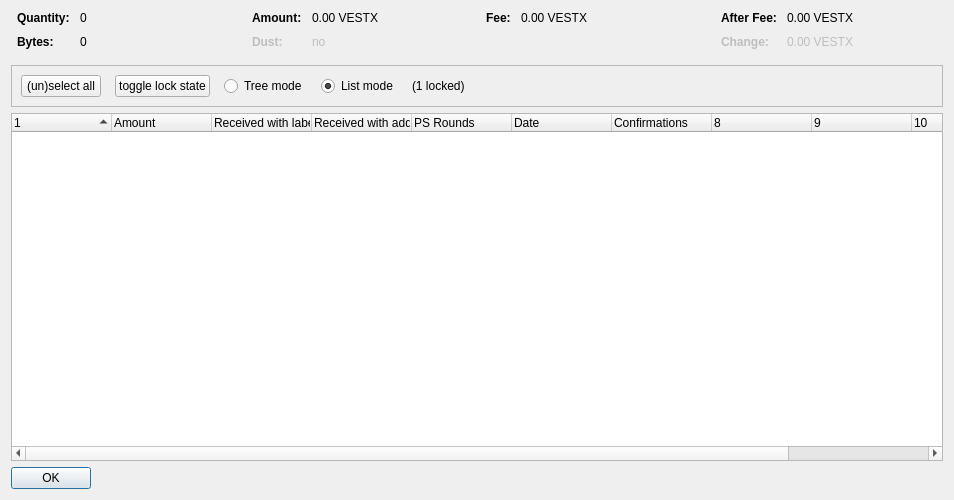
<?xml version="1.0" encoding="UTF-8"?>
<ui version="4.0">
 <class>CoinControlDialog</class>
 <widget class="QDialog" name="CoinControlDialog">
  <property name="geometry">
   <rect>
    <x>0</x>
    <y>0</y>
    <width>954</width>
    <height>500</height>
   </rect>
  </property>
  <property name="windowTitle">
   <string>Coin Selection</string>
  </property>
  <layout class="QVBoxLayout" name="verticalLayout">
   <item>
    <layout class="QHBoxLayout" name="horizontalLayoutTop" stretch="0,0,0,0">
     <property name="topMargin">
      <number>0</number>
     </property>
     <property name="bottomMargin">
      <number>10</number>
     </property>
     <item>
      <layout class="QFormLayout" name="formLayoutCoinControl1">
       <property name="horizontalSpacing">
        <number>10</number>
       </property>
       <property name="verticalSpacing">
        <number>10</number>
       </property>
       <property name="leftMargin">
        <number>6</number>
       </property>
       <property name="rightMargin">
        <number>6</number>
       </property>
       <item row="0" column="0">
        <widget class="QLabel" name="labelCoinControlQuantityText">
         <property name="font">
          <font>
           <weight>75</weight>
           <bold>true</bold>
          </font>
         </property>
         <property name="text">
          <string>Quantity:</string>
         </property>
        </widget>
       </item>
       <item row="0" column="1">
        <widget class="QLabel" name="labelCoinControlQuantity">
         <property name="cursor">
          <cursorShape>IBeamCursor</cursorShape>
         </property>
         <property name="contextMenuPolicy">
          <enum>Qt::ActionsContextMenu</enum>
         </property>
         <property name="text">
          <string notr="true">0</string>
         </property>
         <property name="textInteractionFlags">
          <set>Qt::LinksAccessibleByMouse|Qt::TextSelectableByKeyboard|Qt::TextSelectableByMouse</set>
         </property>
        </widget>
       </item>
       <item row="1" column="0">
        <widget class="QLabel" name="labelCoinControlBytesText">
         <property name="font">
          <font>
           <weight>75</weight>
           <bold>true</bold>
          </font>
         </property>
         <property name="text">
          <string>Bytes:</string>
         </property>
        </widget>
       </item>
       <item row="1" column="1">
        <widget class="QLabel" name="labelCoinControlBytes">
         <property name="cursor">
          <cursorShape>IBeamCursor</cursorShape>
         </property>
         <property name="contextMenuPolicy">
          <enum>Qt::ActionsContextMenu</enum>
         </property>
         <property name="text">
          <string notr="true">0</string>
         </property>
         <property name="textInteractionFlags">
          <set>Qt::LinksAccessibleByMouse|Qt::TextSelectableByKeyboard|Qt::TextSelectableByMouse</set>
         </property>
        </widget>
       </item>
      </layout>
     </item>
     <item>
      <layout class="QFormLayout" name="formLayoutCoinControl2">
       <property name="horizontalSpacing">
        <number>10</number>
       </property>
       <property name="verticalSpacing">
        <number>10</number>
       </property>
       <property name="leftMargin">
        <number>6</number>
       </property>
       <property name="rightMargin">
        <number>6</number>
       </property>
       <item row="0" column="0">
        <widget class="QLabel" name="labelCoinControlAmountText">
         <property name="font">
          <font>
           <weight>75</weight>
           <bold>true</bold>
          </font>
         </property>
         <property name="text">
          <string>Amount:</string>
         </property>
        </widget>
       </item>
       <item row="0" column="1">
        <widget class="QLabel" name="labelCoinControlAmount">
         <property name="cursor">
          <cursorShape>IBeamCursor</cursorShape>
         </property>
         <property name="contextMenuPolicy">
          <enum>Qt::ActionsContextMenu</enum>
         </property>
         <property name="text">
          <string notr="true">0.00 VESTX</string>
         </property>
         <property name="textInteractionFlags">
          <set>Qt::LinksAccessibleByMouse|Qt::TextSelectableByKeyboard|Qt::TextSelectableByMouse</set>
         </property>
        </widget>
       </item>
       <item row="1" column="0">
        <widget class="QLabel" name="labelCoinControlLowOutputText">
         <property name="enabled">
          <bool>false</bool>
         </property>
         <property name="font">
          <font>
           <weight>75</weight>
           <bold>true</bold>
          </font>
         </property>
         <property name="text">
          <string>Dust:</string>
         </property>
        </widget>
       </item>
       <item row="1" column="1">
        <widget class="QLabel" name="labelCoinControlLowOutput">
         <property name="enabled">
          <bool>false</bool>
         </property>
         <property name="cursor">
          <cursorShape>IBeamCursor</cursorShape>
         </property>
         <property name="contextMenuPolicy">
          <enum>Qt::ActionsContextMenu</enum>
         </property>
         <property name="text">
          <string notr="true">no</string>
         </property>
         <property name="textInteractionFlags">
          <set>Qt::LinksAccessibleByMouse|Qt::TextSelectableByKeyboard|Qt::TextSelectableByMouse</set>
         </property>
        </widget>
       </item>
      </layout>
     </item>
     <item>
      <layout class="QFormLayout" name="formLayoutCoinControl3">
       <property name="horizontalSpacing">
        <number>10</number>
       </property>
       <property name="verticalSpacing">
        <number>10</number>
       </property>
       <property name="leftMargin">
        <number>6</number>
       </property>
       <property name="rightMargin">
        <number>6</number>
       </property>
       <item row="0" column="0">
        <widget class="QLabel" name="labelCoinControlFeeText">
         <property name="font">
          <font>
           <weight>75</weight>
           <bold>true</bold>
          </font>
         </property>
         <property name="text">
          <string>Fee:</string>
         </property>
        </widget>
       </item>
       <item row="0" column="1">
        <widget class="QLabel" name="labelCoinControlFee">
         <property name="cursor">
          <cursorShape>IBeamCursor</cursorShape>
         </property>
         <property name="contextMenuPolicy">
          <enum>Qt::ActionsContextMenu</enum>
         </property>
         <property name="text">
          <string notr="true">0.00 VESTX</string>
         </property>
         <property name="textInteractionFlags">
          <set>Qt::LinksAccessibleByMouse|Qt::TextSelectableByKeyboard|Qt::TextSelectableByMouse</set>
         </property>
        </widget>
       </item>
      </layout>
     </item>
     <item>
      <layout class="QFormLayout" name="formLayoutCoinControl4">
       <property name="horizontalSpacing">
        <number>10</number>
       </property>
       <property name="verticalSpacing">
        <number>10</number>
       </property>
       <property name="leftMargin">
        <number>6</number>
       </property>
       <property name="rightMargin">
        <number>6</number>
       </property>
       <item row="0" column="0">
        <widget class="QLabel" name="labelCoinControlAfterFeeText">
         <property name="font">
          <font>
           <weight>75</weight>
           <bold>true</bold>
          </font>
         </property>
         <property name="text">
          <string>After Fee:</string>
         </property>
        </widget>
       </item>
       <item row="0" column="1">
        <widget class="QLabel" name="labelCoinControlAfterFee">
         <property name="cursor">
          <cursorShape>IBeamCursor</cursorShape>
         </property>
         <property name="contextMenuPolicy">
          <enum>Qt::ActionsContextMenu</enum>
         </property>
         <property name="text">
          <string notr="true">0.00 VESTX</string>
         </property>
         <property name="textInteractionFlags">
          <set>Qt::LinksAccessibleByMouse|Qt::TextSelectableByKeyboard|Qt::TextSelectableByMouse</set>
         </property>
        </widget>
       </item>
       <item row="1" column="0">
        <widget class="QLabel" name="labelCoinControlChangeText">
         <property name="enabled">
          <bool>false</bool>
         </property>
         <property name="font">
          <font>
           <weight>75</weight>
           <bold>true</bold>
          </font>
         </property>
         <property name="text">
          <string>Change:</string>
         </property>
        </widget>
       </item>
       <item row="1" column="1">
        <widget class="QLabel" name="labelCoinControlChange">
         <property name="enabled">
          <bool>false</bool>
         </property>
         <property name="cursor">
          <cursorShape>IBeamCursor</cursorShape>
         </property>
         <property name="contextMenuPolicy">
          <enum>Qt::ActionsContextMenu</enum>
         </property>
         <property name="text">
          <string notr="true">0.00 VESTX</string>
         </property>
         <property name="textInteractionFlags">
          <set>Qt::LinksAccessibleByMouse|Qt::TextSelectableByKeyboard|Qt::TextSelectableByMouse</set>
         </property>
        </widget>
       </item>
      </layout>
     </item>
    </layout>
   </item>
   <item>
    <widget class="QFrame" name="frame">
     <property name="minimumSize">
      <size>
       <width>0</width>
       <height>40</height>
      </size>
     </property>
     <property name="frameShape">
      <enum>QFrame::StyledPanel</enum>
     </property>
     <property name="frameShadow">
      <enum>QFrame::Sunken</enum>
     </property>
     <layout class="QHBoxLayout" name="horizontalLayout">
      <item>
       <layout class="QHBoxLayout" name="horizontalLayoutPanel" stretch="0,0,0,0,0,0">
        <property name="spacing">
         <number>14</number>
        </property>
        <item>
         <widget class="QPushButton" name="pushButtonSelectAll">
          <property name="sizePolicy">
           <sizepolicy hsizetype="Maximum" vsizetype="Fixed">
            <horstretch>0</horstretch>
            <verstretch>0</verstretch>
           </sizepolicy>
          </property>
          <property name="text">
           <string>(un)select all</string>
          </property>
          <property name="autoDefault">
           <bool>false</bool>
          </property>
         </widget>
        </item>
        <item>
         <widget class="QPushButton" name="pushButtonToggleLock">
          <property name="sizePolicy">
           <sizepolicy hsizetype="Maximum" vsizetype="Fixed">
            <horstretch>0</horstretch>
            <verstretch>0</verstretch>
           </sizepolicy>
          </property>
          <property name="text">
           <string>toggle lock state</string>
          </property>
          <property name="autoDefault">
           <bool>false</bool>
          </property>
         </widget>
        </item>
        <item>
         <widget class="QRadioButton" name="radioTreeMode">
          <property name="sizePolicy">
           <sizepolicy hsizetype="Maximum" vsizetype="Fixed">
            <horstretch>0</horstretch>
            <verstretch>0</verstretch>
           </sizepolicy>
          </property>
          <property name="text">
           <string>Tree mode</string>
          </property>
         </widget>
        </item>
        <item>
         <widget class="QRadioButton" name="radioListMode">
          <property name="sizePolicy">
           <sizepolicy hsizetype="Maximum" vsizetype="Fixed">
            <horstretch>0</horstretch>
            <verstretch>0</verstretch>
           </sizepolicy>
          </property>
          <property name="text">
           <string>List mode</string>
          </property>
          <property name="checked">
           <bool>true</bool>
          </property>
         </widget>
        </item>
        <item>
         <widget class="QLabel" name="labelLocked">
          <property name="text">
           <string>(1 locked)</string>
          </property>
         </widget>
        </item>
        <item>
         <spacer name="horizontalSpacer">
          <property name="orientation">
           <enum>Qt::Horizontal</enum>
          </property>
          <property name="sizeHint" stdset="0">
           <size>
            <width>40</width>
            <height>20</height>
           </size>
          </property>
         </spacer>
        </item>
       </layout>
      </item>
     </layout>
    </widget>
   </item>
   <item>
    <widget class="CoinControlTreeWidget" name="treeWidget">
     <property name="contextMenuPolicy">
      <enum>Qt::CustomContextMenu</enum>
     </property>
     <property name="sortingEnabled">
      <bool>false</bool>
     </property>
     <property name="columnCount">
      <number>11</number>
     </property>
     <attribute name="headerShowSortIndicator" stdset="0">
      <bool>true</bool>
     </attribute>
     <attribute name="headerStretchLastSection">
      <bool>false</bool>
     </attribute>
     <column>
      <property name="text">
       <string/>
      </property>
     </column>
     <column>
      <property name="text">
       <string>Amount</string>
      </property>
     </column>
     <column>
      <property name="text">
       <string>Received with label</string>
      </property>
     </column>
     <column>
      <property name="text">
       <string>Received with address</string>
      </property>
     </column>
     <column>
      <property name="text">
       <string>PS Rounds</string>
      </property>
     </column>
     <column>
      <property name="text">
       <string>Date</string>
      </property>
     </column>
     <column>
      <property name="text">
       <string>Confirmations</string>
      </property>
      <property name="toolTip">
       <string>Confirmed</string>
      </property>
     </column>
     <column>
      <property name="text">
       <string/>
      </property>
     </column>
     <column>
      <property name="text">
       <string/>
      </property>
     </column>
     <column>
      <property name="text">
       <string/>
      </property>
     </column>
     <column>
      <property name="text">
       <string/>
      </property>
     </column>
    </widget>
   </item>
   <item>
    <widget class="QDialogButtonBox" name="buttonBox">
     <property name="sizePolicy">
      <sizepolicy hsizetype="Maximum" vsizetype="Fixed">
       <horstretch>0</horstretch>
       <verstretch>0</verstretch>
      </sizepolicy>
     </property>
     <property name="orientation">
      <enum>Qt::Horizontal</enum>
     </property>
     <property name="standardButtons">
      <set>QDialogButtonBox::Ok</set>
     </property>
    </widget>
   </item>
  </layout>
 </widget>
 <customwidgets>
  <customwidget>
   <class>CoinControlTreeWidget</class>
   <extends>QTreeWidget</extends>
   <header>coincontroltreewidget.h</header>
  </customwidget>
 </customwidgets>
 <resources/>
 <connections/>
</ui>
